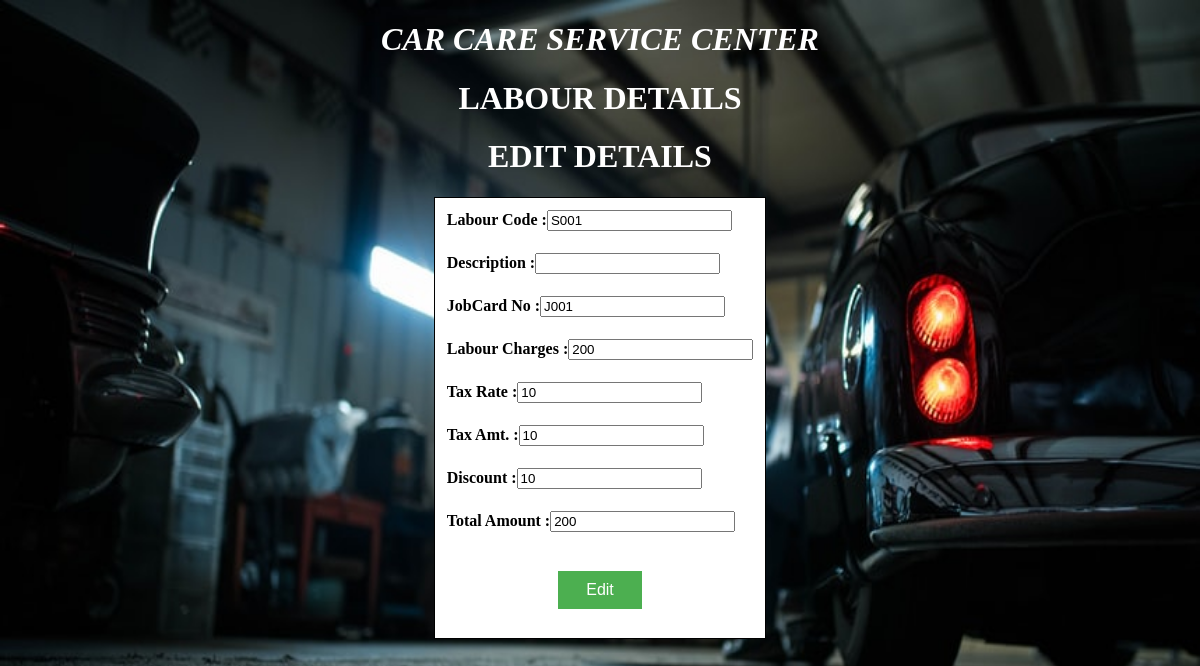
Page /Labour_Detailseditdetails.php on the committed database.
### tables this page shows
CREATE TABLE IF NOT EXISTS `labour_detail` (
  `labour_code` text NOT NULL,
  `labour_desc` text NOT NULL,
  `jobcard_no` text NOT NULL,
  `Charges` int(20) NOT NULL,
  `Tax` int(20) NOT NULL,
  `gst_amount` int(20) NOT NULL,
  `Discount` int(20) NOT NULL,
  `Total_Amount` int(11) NOT NULL
);

### Labour_Detailseditdetails.php (the view, shortened to what this page needs)
<!DOCTYPE HTML>
 <html>
<head>
</head>
<body bgcolor="">
<center>
<marquee><h1 class="impact" style="color:white;"><b><i>CAR CARE SERVICE CENTER</i></b></h1></marquee>
<h1 class="impact" style="color:white;"><b>LABOUR DETAILS</b></h1>
<h1 class="impact" style="color:white;"><b>EDIT DETAILS</b></h1>
<table align="center" cellpadding="10" bgcolor="white" style="border:1px solid black" bordercolor="#D7DF01">
<?php
$conn=mysql_connect("localhost","root","");
if($conn)
{
    echo "<body bgcolor='pink'>";
    echo "<center>";
    $ino=$_GET['labour_code'];
    $res=mysql_query("select * from labour_detail where labour_code like '%$ino%'");
    $row=mysql_fetch_array($res);
    echo "<form action=\"Labour_Detailseditsave.php\" method=\"POST\">";
    echo "<tr>";
    echo "<td><b>Labour Code     :<input type=\"text\"name=\"LCode\" value={$row['labour_code']}> </td>";
    echo "</tr>";
    echo "<tr>";
    echo "<td><b>Description     :<input type=\"text\"name=\"LDesc\" value={$row['labour_desc']}></td>";
    echo "</tr>";
    echo "<tr>";
    echo "<td><b>JobCard No      :<input type=\"text\" name=\"JobNo\" value={$row['jobcard_no']}></td>";
    echo "</tr>";
    echo "<tr>";
    echo "<td><b>Labour Charges  :<input type=\"text\" name=\"Charg\" value={$row['Charges']}></td>";
    echo "</tr>";
    echo "<tr>";
    echo "<td><b>Tax Rate        :<input type=\"text\" name=\"Tax\" value={$row['Tax']}></td>";
    echo "</tr>";
    echo "<tr>";
    echo "<td><b>Tax Amt.        :<input type=\"text\" name=\"GSTAmount\" value={$row['gst_amount']}></td>";
    echo "</tr>";
    echo "<tr>";
    echo "<td><b>Discount        :<input type=\"text\" name=\"Discount\" value={$row['Discount']}></td>";
    echo "</tr>";
   echo "<tr>";
    echo "<td><b>Total Amount    :<input type=\"text\" name=\"tamtt\" value={$row['Total_Amount']}></td>";
    echo "</tr>";
     echo "<tr>";
     echo "<td colspan=\"2\" align=\"center\"><pre><b> <input class=\"button\" type=\"submit\" name=\"Edit\" value=\"Edit\"> </pre></td>";
     echo "</tr>";
    echo "</form>";
    echo "</table>";
    echo "</center>";
}
?>
</body>
</html>

### Labour_Detailseditdetails.php (style rules this page uses)
.button { background-color: #4CAF50; border: none; color: white; padding: 10px 28px; text-align: center; text-decoration: none; display: inline-block; font-size: 16px; margin: 4px 2px; cursor: pointer; }
body { background-image: url('bg1.jpg'); background-repeat: no-repeat; background-attachment: fixed; background-size: 100% 100%; }

### rows in the picture
labour_detail: LCode "S001", JobNo "J001", Charg "200", Tax "10", GSTAmount "10", Discount "10", tamtt "200"
